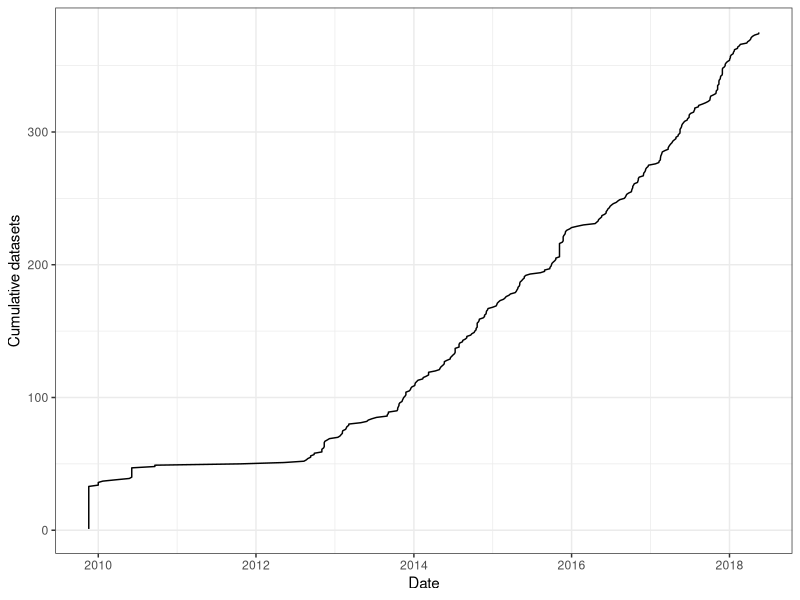

The R script that drew this image: (Note: this script raises an error after producing the figure.)
# Combine data and graph over time

library(tidyverse)
library(lubridate)

nsf_matches <- read_csv("nsf_matches.csv")
eml_info <- read_csv("eml_info.csv")

# Join eml_info to nsf api output
funding_summary <- eml_info %>% 
  mutate(pubDate = parse_date_time(pubDate,
                                   c('%Y','%Y-%m-%d'), exact = TRUE)) %>% 
  group_by(funding_num) %>% 
  summarize(n_datasets = n(),
            dataset_ids = paste(file, collapse = "; "),
            funding_text = paste(unique(funding), collapse = "; "),
            min_pubDate = min(pubDate)) %>% 
  inner_join(nsf_matches, by = "funding_num") 
  
write_csv(funding_summary, "funding_summary.csv")

# Graph over time
cplot <- funding_summary %>% 
  filter(!is.na(title), !is.na(min_pubDate)) %>% 
  arrange(min_pubDate) %>%
  mutate(count = 1,
         ccount = cumsum(count)) %>% 
  ggplot(aes(x = min_pubDate, y = ccount)) +
  geom_line() +
  xlab("Date") + ylab("Cumulative datasets") +
  theme_bw()
#auto-removed files without dates

ggsave("images/awards_over_time.png")

funding_summary_simple <- funding_summary_full %>% 
  mutate(nsf_match = !is.na(title)) %>% 
  select(funding_num, funding_text, n_datasets, nsf_match, min_pubDate)

write_csv(funding_summary_simple, "funding_summary_simple.csv")
